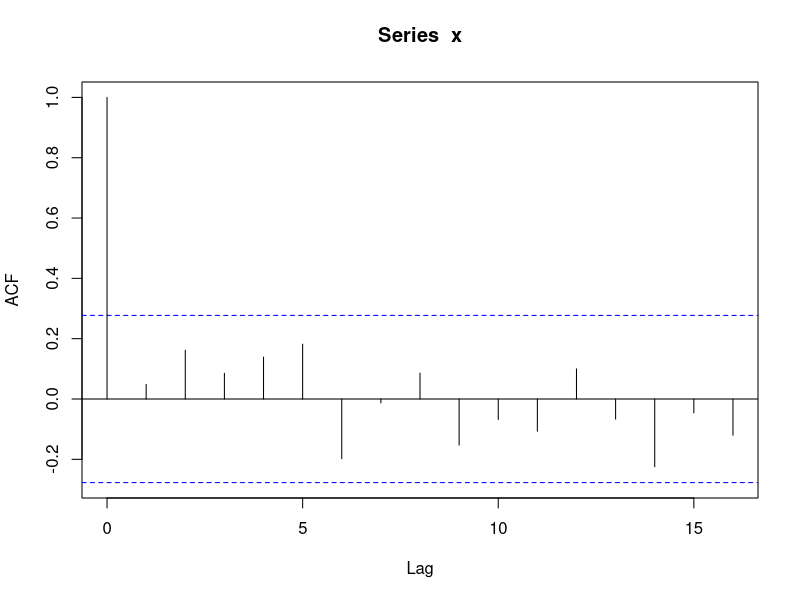
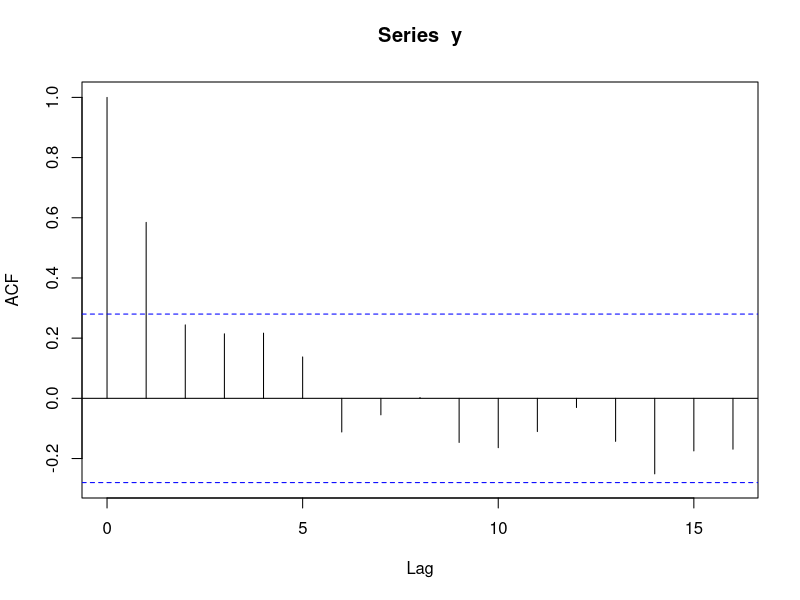
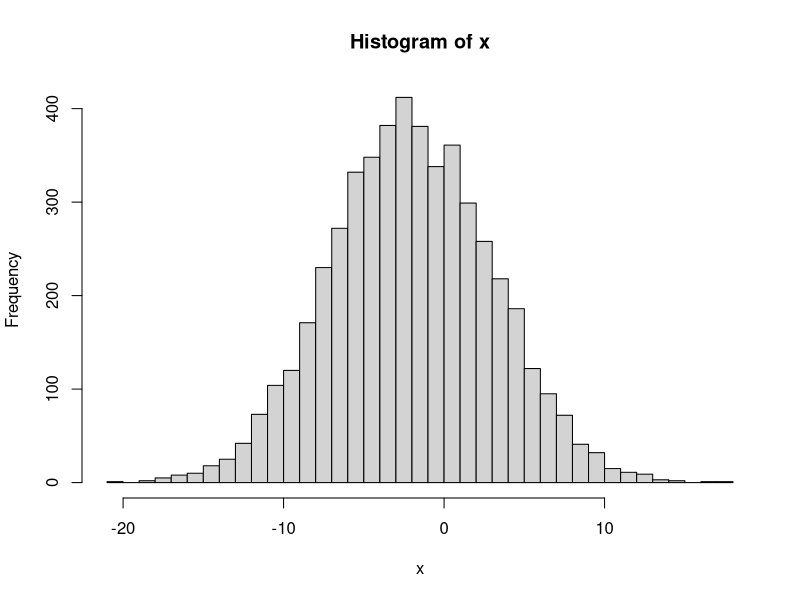
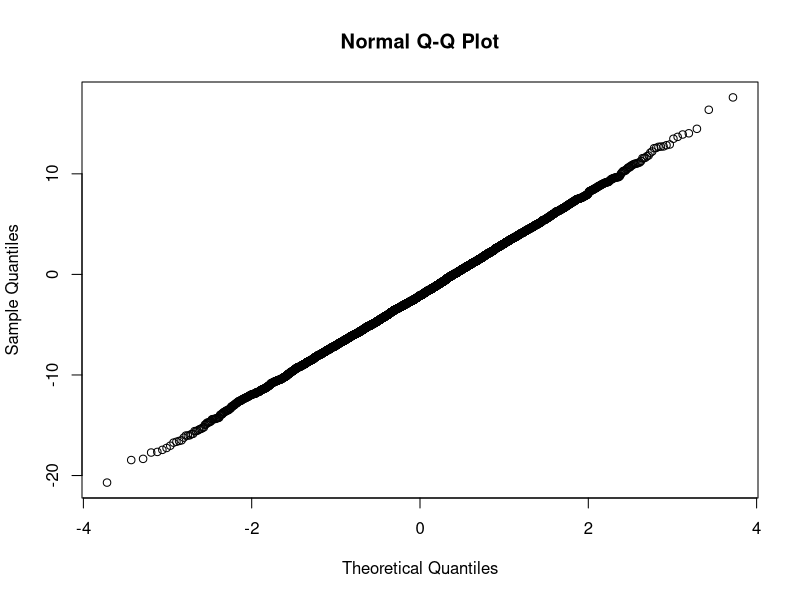
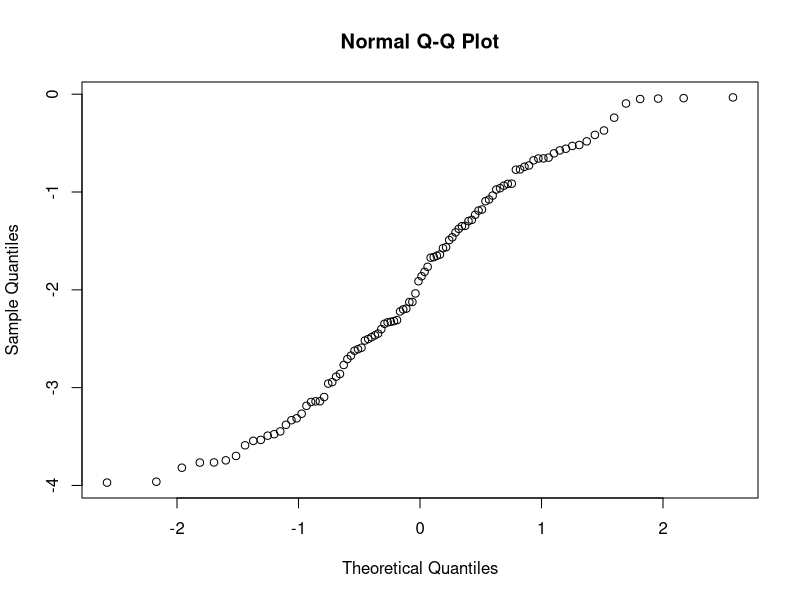
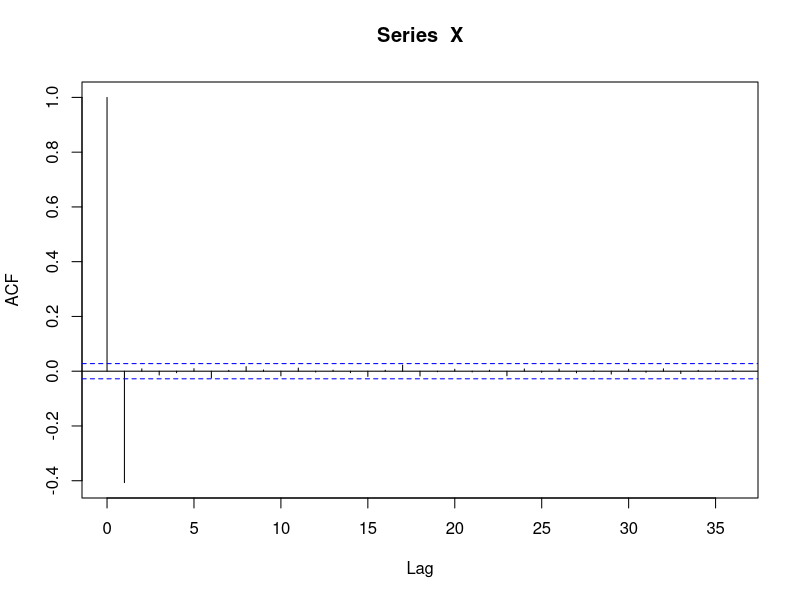
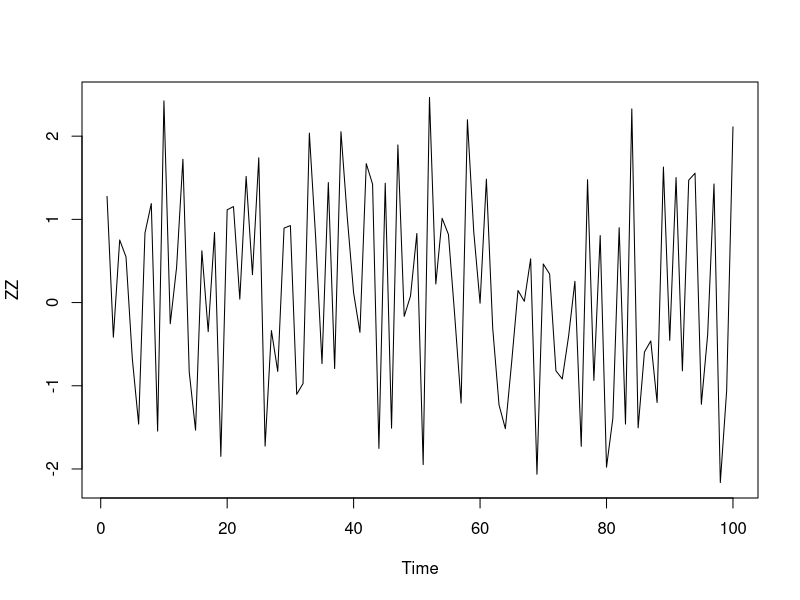
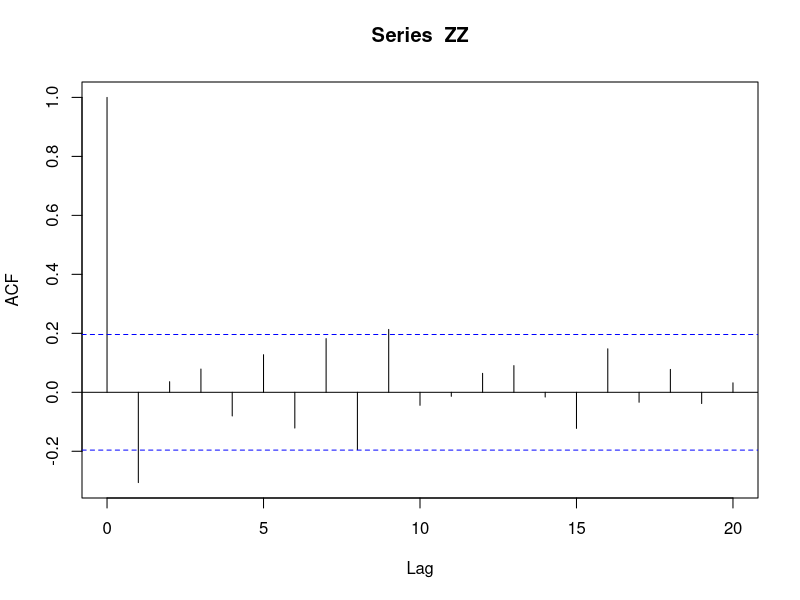

These charts were generated, in order, by the following R code: (Note: this script raises an error after producing the figures.)
x=rnorm(50)   
r=acf(x)      
y=x[1:49]+x[2:50] 
ry=acf(y)     
rho=ry

n=5000; 
x=5*rnorm(n)-2   
hist(x,nclass=50)  
qqnorm(x)     
y=runif(100,-4,0)  
qqnorm(y)      
dn=ks.test(x,"pnorm",-2,5)    
dn
ddn=ks.test(y,"punif",1,4)     
ddn
ks.test(x,y)    
Box.test(x, lag = 8)$p.value

Box.test(x, lag = 8,"Ljung-Box")
X=x[2:n]-0.5*x[1:(n-1)] 
acf(X)
Box.test(X, lag = 8,"Ljung-Box")

###################################
####    Exercice
###################################

rep=1000
PVALx=matrix(0,rep,4)
PVALX=matrix(0,rep,4)  
for (p in c(1:rep))
  {n=100
   x=5*rnorm(n)-2 
   X=x[2:n]-0.1*x[1:(n-1)]
   q=0
   for (j in c(5,10,round(log(n)),round(sqrt(n))))
   {q=q+1
   PVALx[p,q]=Box.test(x,lag=j)$p.value
   PVALX[p,q]=Box.test(X,lag=j)$p.value}
}
mean(PVALx[,1])
sum(PVALx[,1]>=0.05)
mean(PVALx[,2])
sum(PVALx[,2]>=0.05)
mean(PVALx[,3])
sum(PVALx[,3]>=0.05)
mean(PVALx[,4])
sum(PVALx[,4]>=0.05)
mean(PVALX[,1])
sum(PVALX[,1]<0.05)
mean(PVALX[,2])
sum(PVALX[,2]<0.05)
mean(PVALX[,3])
sum(PVALX[,3]<0.05)
mean(PVALX[,4])
sum(PVALX[,4]<0.05)
min(PVALx[,1])  
min(PVALx[,2])
min(PVALx[,3])
min(PVALx[,4])
max(PVALX[,1])  
max(PVALX[,2])
max(PVALX[,3])
max(PVALX[,4])


m=100; n=100; Z=0
eps=runif(n+m+1,-2,2)
for (i in c(1:(n+m)))
Z[i+1]=-0.3*Z[i]+eps[i+1]
ZZ=Z[(m+1):(m+n)]
ts.plot(ZZ)
acf(ZZ)
Box.test(ZZ, lag = 8,"Ljung-Box")


n=100; m=100; X=0 
epsi=3*rnorm(n+m) 
for (j in c(1:(n+m))) 
  X[j+1]=-0.3*X[j]+epsi[j+1]+0.7*epsi[j]  
x=X[c((m+1):(n+m+1))]; tsplot(x)   
XX=arima.sim(100,model=list(ar=-.3,ma=.7)) 
X=arima.sim(1000,model=list(ar=-.3,ma=.7),rand.gen = function(n, ...) runif(n,-1,1))  
R=acf(X); R[1]           
Res=c()
for (j in c(1:200))
{X=arima.sim(1000,model=list(ar=-.3,ma=.7)) 
R=acf(X)
Res=c(Res,as.numeric(R[1]$acf))}
hist(Res)

arima.sim(n = 63, list(ar = c(0.8897, -0.4858), ma = c(-0.2279, 0.2488)),
          rand.gen = function(n, ...) runif(n,-1,1))
